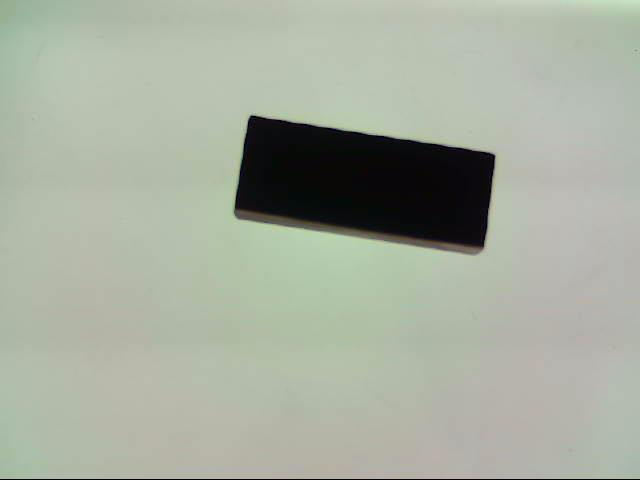
#> input picture Ozeki_Captured_Raw_Image/Original Capture.jpg, 640 x 480 px, found by its file name; the run also reads 1 picture not shown here
$ python live.py
#> lines starting #> are read from the running program, lines starting #| are printed output that depends on the picture; after the words box and inside, x2 and y2 are one past the last pixel; in counts of white or black regions, pixels touching at a corner belong together; long printed decimals are rounded
import cv2
import math
import numpy as np
from matplotlib import pyplot as plt
import os
import sys


def resource_path(relative_path):
 #Get absolute path to resource, works for dev and for PyInstaller
    base_path = getattr(sys, '_MEIPASS', os.path.dirname(os.path.abspath(__file__)))
    return os.path.join(base_path, relative_path)

#Reference Object/Calibration
object_width = int(input("Enter the true width: "))
#> the answer given: 100
object_height = int(input("Enter the true height: "))
#> the answer given: 100

raw_image = cv2.imread('C:\\Users\\Jimit\\Desktop\\Project\\Ozeki_Captured_Raw_Image\\Original Capture.jpg')
#> raw_image is the input picture: shape (480, 640, 3); mean B, G, R 159.4, 173.5, 166.7

#Read Image
image = cv2.imread('C:\\Users\\Jimit\\Desktop\\Project\\Ozeki_Captured_Raw_Image\\Original Capture.jpg')

#Find Corners
def find_centroids(dst):
    ret, dst = cv2.threshold(dst, 0.01 * dst.max(), 255, 0)
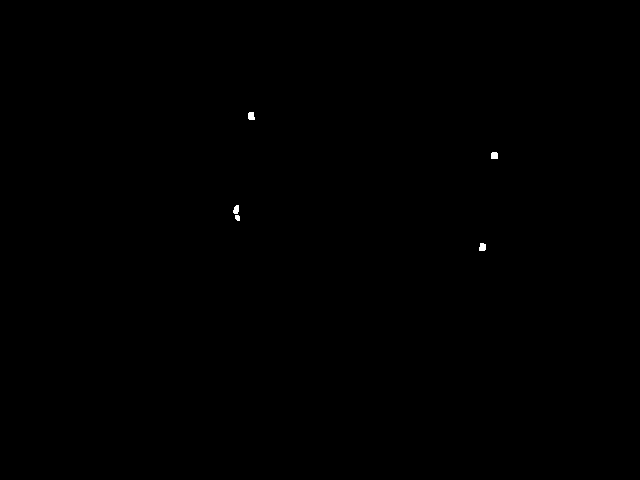
#> dst: shape (480, 640) float32; 0.07% white; 5 white regions, box (x1, y1, x2, y2) and area: (248, 112, 255, 120) 49, (479, 243, 486, 251) 49, (491, 152, 498, 159) 47, (233, 205, 239, 214) 43, (235, 215, 240, 221) 26
#> ret = 98241.2
    dst = np.uint8(dst)
    #cv2.imshow('hm', dst)
    #cv2.waitKey(0)

    # find centroids
    ret, labels, stats, centroids = cv2.connectedComponentsWithStats(dst)
#> labels: shape (480, 640) int32; 6 distinct labels, from 0 to 5
#> ret = 6; stats = [[0, 0, 640, 480, 306986], [248, 112, 7, 8, 49], [491, 152, 7, 7, 47], [233, 205, 6, 9, 43], [235, 215, 5, 6, 26], [479, 243, 7, 8, 49]]; centroids = [[319.5, 239.5], [250.8, 115.7], [494, 155.1], [235.8, 209.2], [237.1, 217.3], [482.1, 246.7]]
    # define the criteria to stop and refine the corners
    criteria = (cv2.TERM_CRITERIA_EPS + cv2.TERM_CRITERIA_MAX_ITER, 100,
                0.001)
    corners = cv2.cornerSubPix(gray,np.float32(centroids[1:]),(5,5),
              (-1,-1),criteria)
#> corners = [[250.4, 114.8], [494.7, 154.9], [233.7, 208.5], [236.6, 218.3], [483.6, 247.3]]
    return corners

gray = cv2.cvtColor(image, cv2.COLOR_BGR2GRAY)
gray = np.float32(gray)
dst = cv2.cornerHarris(gray, 5, 3, 0.04)
dst = cv2.dilate(dst, None)

# Get coordinates of the corners.
corners = find_centroids(dst)

# To draw the corners
for i in range(0, len(corners)):
    print("Pixels found for this object are:",corners[i])
    image[dst>0.1*dst.max()] = [0,0,255]
    cv2.circle(image, (int(corners[i,0]), int(corners[i,1])), 7, (0,255,0), 2)
#> this loop made 5 passes
#| Pixels found for this object are: [250.419 114.808]
#| Pixels found for this object are: [494.7391  154.853]
#| Pixels found for this object are: [233.737 208.535]
#| Pixels found for this object are: [236.595 218.345]
#| Pixels found for this object are: [483.560 247.267]
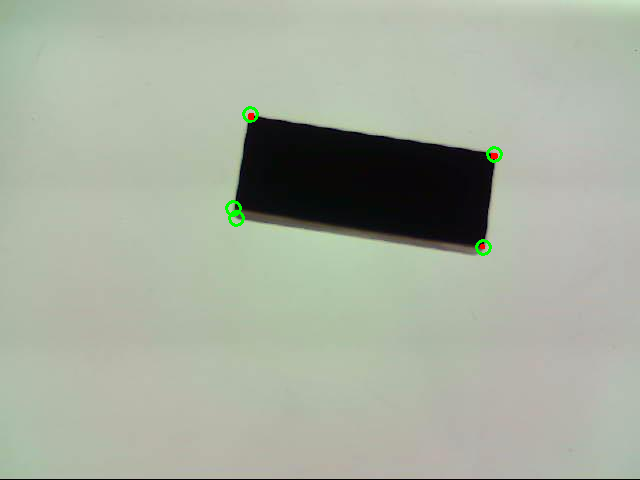
#> image: shape (480, 640, 3); 0.23% of pixels changed, all inside (x1, y1, x2, y2) = (225, 106, 503, 256)

x_cord = []
y_cord = []
for corner in corners:
    image[int(corner[1]), int(corner[0])] = [0, 0, 255]

    x = corner[0]
    y = corner[1]
    x_cord.append(x)
    y_cord.append(y)
#> this loop made 5 passes
#> image: shape (480, 640, 3); under 0.01% of pixels changed, all inside (x1, y1, x2, y2) = (233, 208, 237, 219)
#> after the loop, x_cord = [250.4, 494.7, 233.7, 236.6, 483.6]; y_cord = [114.8, 154.9, 208.5, 218.3, 247.3]


a = len(corners)
#> a = 5
print("Number of corners found:",a)
#| Number of corners found: 5


#List to store pixel difference.
distance_pixel = []

#List to store mm distance.
distance_mm = []

#List to store Points Variable.
points_pixel = []

points_mm = []

#List to store Points name
points_name = []

if a == 4:
    print("Four corners found.")

    P1 = corners[0]
    P2 = corners[1]
    P3 = corners[2]
    P4 = corners[3]

    points_name.append("P1")
    points_name.append("P2")
    points_name.append("P3")
    points_name.append("P4")

    P1P2 = cv2.norm(P2-P1)
    P1P3 = cv2.norm(P3-P1)
    P2P4 = cv2.norm(P4-P2)
    P3P4 = cv2.norm(P4-P3)

    pixelsPerMetric_width1 = P1P2 / object_width
    pixelsPerMetric_width2 = P3P4 / object_width
    pixelsPerMetric_height1 = P1P3 / object_height
    pixelsPerMetric_height2 = P2P4 / object_height


    #Average of PixelsPerMetric
    pixelsPerMetric_avg = pixelsPerMetric_width1 + pixelsPerMetric_width2 + pixelsPerMetric_height1 + pixelsPerMetric_height2

    pixelsPerMetric = pixelsPerMetric_avg / 4
    print(pixelsPerMetric)
    P1P2_mm = P1P2 / pixelsPerMetric
    P1P3_mm = P1P3 / pixelsPerMetric
    P2P4_mm = P2P4 / pixelsPerMetric
    P3P4_mm = P3P4 / pixelsPerMetric

    distance_mm.append(P1P2_mm)
    distance_mm.append(P1P3_mm)
    distance_mm.append(P2P4_mm)
    distance_mm.append(P3P4_mm)

    distance_pixel.append(P1P2)
    distance_pixel.append(P1P3)
    distance_pixel.append(P2P4)
    distance_pixel.append(P3P4)

    points_pixel.append("P1P2: ")
    points_pixel.append("P1P3: ")
    points_pixel.append("P2P4: ")
    points_pixel.append("P3P4: ")

    points_mm.append("P1P2: ")
    points_mm.append("P1P3: ")
    points_mm.append("P2P4: ")
    points_mm.append("P3P4: ")

if a == 5:
    print("Five corners found.")
    P1 = corners[0]
#> P1 = [250.4, 114.8]
    P2 = corners[1]
#> P2 = [494.7, 154.9]
    P3 = corners[2]
#> P3 = [233.7, 208.5]
    P4 = corners[3]
#> P4 = [236.6, 218.3]
    P5 = corners[4]
#> P5 = [483.6, 247.3]

    points_name.append("P1")
    points_name.append("P2")
    points_name.append("P3")
    points_name.append("P4")
    points_name.append("P5")

    P1P2 = cv2.norm(P2-P1)
#> P1P2 = 247.6
    P1P3 = cv2.norm(P3-P1)
#> P1P3 = 95.2
    P2P4 = cv2.norm(P4-P2)
#> P2P4 = 265.8
    P4P5 = cv2.norm(P5-P4)
#> P4P5 = 248.7
    P3P5 = cv2.norm(P5-P3)
#> P3P5 = 252.8


    distance_pixel.append(P1P2)
    distance_pixel.append(P1P3)
    distance_pixel.append(P2P4)
    distance_pixel.append(P4P5)
    distance_pixel.append(P3P5)


    pixelsPerMetric = P1P2 / object_width
#> pixelsPerMetric = 2.48
    #print(pixelsPerMetric)
    P1P2_mm = P1P2 / pixelsPerMetric
#> P1P2_mm = 100
    P1P3_mm = P1P3 / pixelsPerMetric
#> P1P3_mm = 38.45
    P2P4_mm = P2P4 / pixelsPerMetric
#> P2P4_mm = 107.4
    P4P5_mm = P4P5 / pixelsPerMetric
#> P4P5_mm = 100.4
    P3P5_mm = P3P5 / pixelsPerMetric
#> P3P5_mm = 102.1

    distance_mm.append(P1P2_mm)
    distance_mm.append(P1P3_mm)
    distance_mm.append(P2P4_mm)
    distance_mm.append(P4P5_mm)
    distance_mm.append(P3P5_mm)

    points_pixel.append("P1P2: ")
    points_pixel.append("P1P3: ")
    points_pixel.append("P2P4: ")
    points_pixel.append("P4P5: ")
    points_pixel.append("P3P5: ")

    points_mm.append("P1P2: ")
    points_mm.append("P1P3: ")
    points_mm.append("P2P4: ")
    points_mm.append("P4P5: ")
    points_mm.append("P3P5: ")


cv2.imshow('Corners Found!', image)
plt.imshow(image)
plt.show()

#Write text on image.
for x, y, b in zip(x_cord, y_cord, points_name):
    cv2.putText(raw_image, str(b), (x, y) , cv2.FONT_HERSHEY_PLAIN, 1, (0, 0, 255), 2)
#> this loop made 5 passes
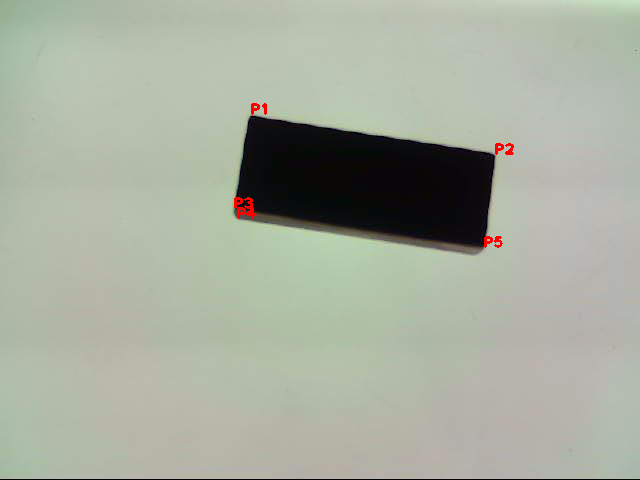
#> raw_image: shape (480, 640, 3); 0.21% of pixels changed, all inside (x1, y1, x2, y2) = (234, 103, 514, 248)

#Write text on image.
for x, y, b in zip(x_cord, y_cord, points_name):
    cv2.putText(image, str(b), (x, y) , cv2.FONT_HERSHEY_PLAIN, 1, (0, 0, 255), 2)
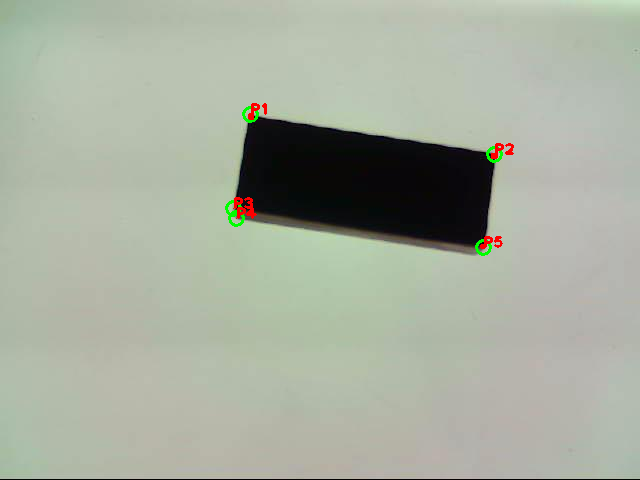
#> image: shape (480, 640, 3); mean B, G, R 158.9, 173.4, 166.8

#Save Corner Image.
cv2.imwrite('C:\\Users\\Jimit\\Desktop\\Project\\Corners Found\\corners.jpg', image)
a = cv2.imread('C:\\Users\\Jimit\\Desktop\\Project\\Corners Found\\corners.jpg' )

#############################                  #########################################
#####GUI CODE#####

# GUI background image.
image_path = resource_path("white.jpg")

l1_img = cv2.imread(image_path)
## ORIGINAL CAPTURED IMAGE WINDOW
x_offset = 15
y_offset = 75
l1_img[y_offset:y_offset + raw_image.shape[0], x_offset:x_offset + raw_image.shape[1]] = raw_image

x_offset = 15
y_offset = 75
l1_img[y_offset:y_offset + raw_image.shape[0], x_offset:x_offset + raw_image.shape[1]] = raw_image
# cv2.namedWindow('Output Window',cv2.WINDOW_NORMAL)

# TITLE TEXT
cv2.putText(l1_img, "*Computer Vision based Object Dimension Measurement**", (250, 30), cv2.FONT_HERSHEY_SIMPLEX, 1,
            (255, 0, 0), 1)
#> l1_img: shape (768, 1366, 3); mean B, G, R 226.9, 230.6, 228.7

# PICTURE TITLE
cv2.putText(l1_img, "Original Captured Image", (150, 65), cv2.FONT_HERSHEY_PLAIN, 1, (0, 0, 0), 1)
#> l1_img: shape (768, 1366, 3); mean B, G, R 226.8, 230.5, 228.6

# PIXEL DISTANCE TEXT
cv2.putText(l1_img, "Distance(Pixels):", (15, 575), cv2.FONT_HERSHEY_PLAIN, 1, (0, 0, 0), 1)
#> l1_img: shape (768, 1366, 3); mean B, G, R 226.8, 230.4, 228.6


#Points TEXT
offset = 20
x, y = 15, 590
for idx, points_pixel in enumerate(points_pixel):
    cv2.putText(l1_img, str(points_pixel), (x, y + offset * idx), cv2.FONT_HERSHEY_PLAIN, 1, (0, 0, 255), 1)
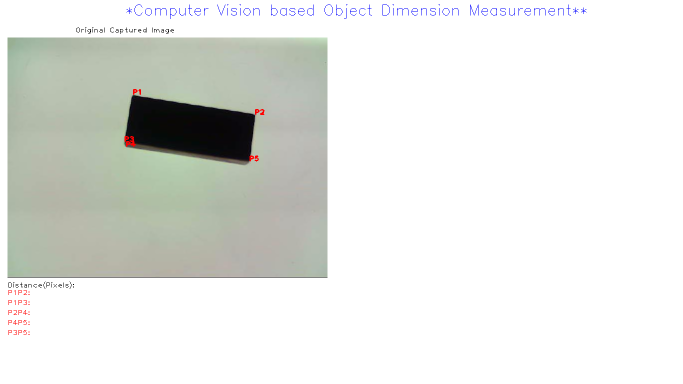
#> l1_img: shape (768, 1366, 3) (shown at 1/2 size); mean B, G, R 226.7, 230.3, 228.6

# offset for text
offset = 20
x, y = 70, 590
for idx, distance_pixel in enumerate(distance_pixel):
    cv2.putText(l1_img, str(distance_pixel), (x, y + offset * idx), cv2.FONT_HERSHEY_PLAIN, 1, (0, 0, 0), 1)
#> this loop made 5 passes
#> distance_pixel on passes 1 to 5: 247.6, 95.2, 265.8, 248.7, 252.8
#> l1_img: shape (768, 1366, 3); 0.17% of pixels changed, all inside (x1, y1, x2, y2) = (72, 580, 245, 670)

## OUTPUT IMAGE WINDOW
x_offset = 665
y_offset = 75
l1_img[y_offset:y_offset + a.shape[0], x_offset:x_offset + a.shape[1]] = a

x_offset = 665
y_offset = 75
l1_img[y_offset:y_offset + a.shape[0], x_offset:x_offset + a.shape[1]] = a

# PICTURE TITLE
cv2.putText(l1_img, "Output Image", (900, 65), cv2.FONT_HERSHEY_PLAIN, 1, (0, 0, 0), 1)
#> l1_img: shape (768, 1366, 3); mean B, G, R 198, 205.9, 202.2

# MM DISTANCE TEXT
cv2.putText(l1_img, "Distance(MM):", (665, 575), cv2.FONT_HERSHEY_PLAIN, 1, (0, 0, 0), 1)
#> l1_img: shape (768, 1366, 3); mean B, G, R 198, 205.8, 202.2

#Points TEXT
offset = 20
x, y = 665, 590
for idx, points_mm in enumerate(points_mm):
    cv2.putText(l1_img, str(points_mm), (x, y + offset * idx), cv2.FONT_HERSHEY_PLAIN, 1, (0, 0, 255), 1)
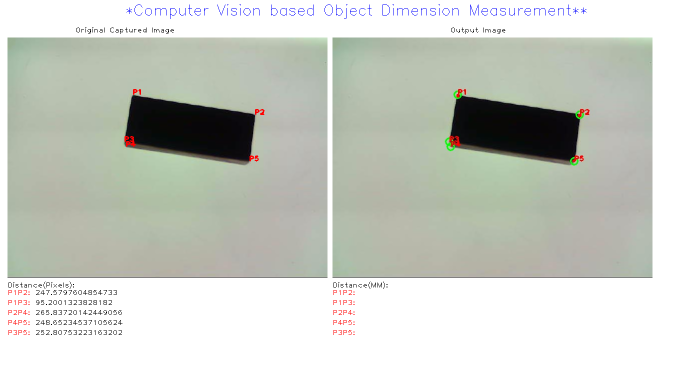
#> l1_img: shape (768, 1366, 3) (shown at 1/2 size); mean B, G, R 197.8, 205.7, 202.2

# offset for text
offset = 20
x, y = 720, 590
for idx, distance_mm in enumerate(distance_mm):
    cv2.putText(l1_img, str(distance_mm), (x, y + offset * idx), cv2.FONT_HERSHEY_PLAIN, 1, (0, 0, 0), 1)
#> this loop made 5 passes
#> distance_mm on passes 1 to 5: 100, 38.45, 107.4, 100.4, 102.1
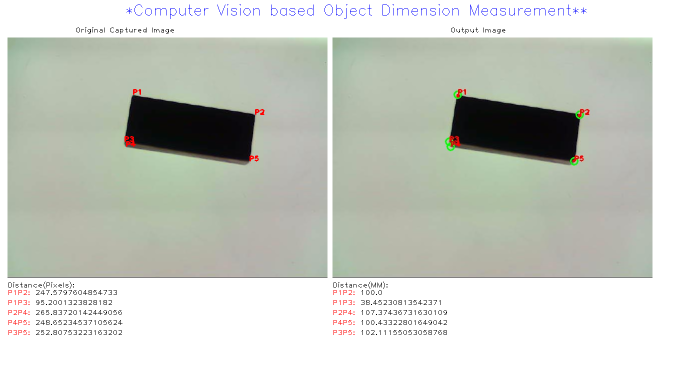
#> l1_img: shape (768, 1366, 3) (shown at 1/2 size); 0.14% of pixels changed, all inside (x1, y1, x2, y2) = (722, 580, 894, 670)


cv2.imshow('Final Output Window',l1_img)
cv2.imwrite("C:\\Users\\Jimit\\Desktop\\Project\\Final Output Window\\Final Output Window.jpg", l1_img)
cv2.waitKey(0)
